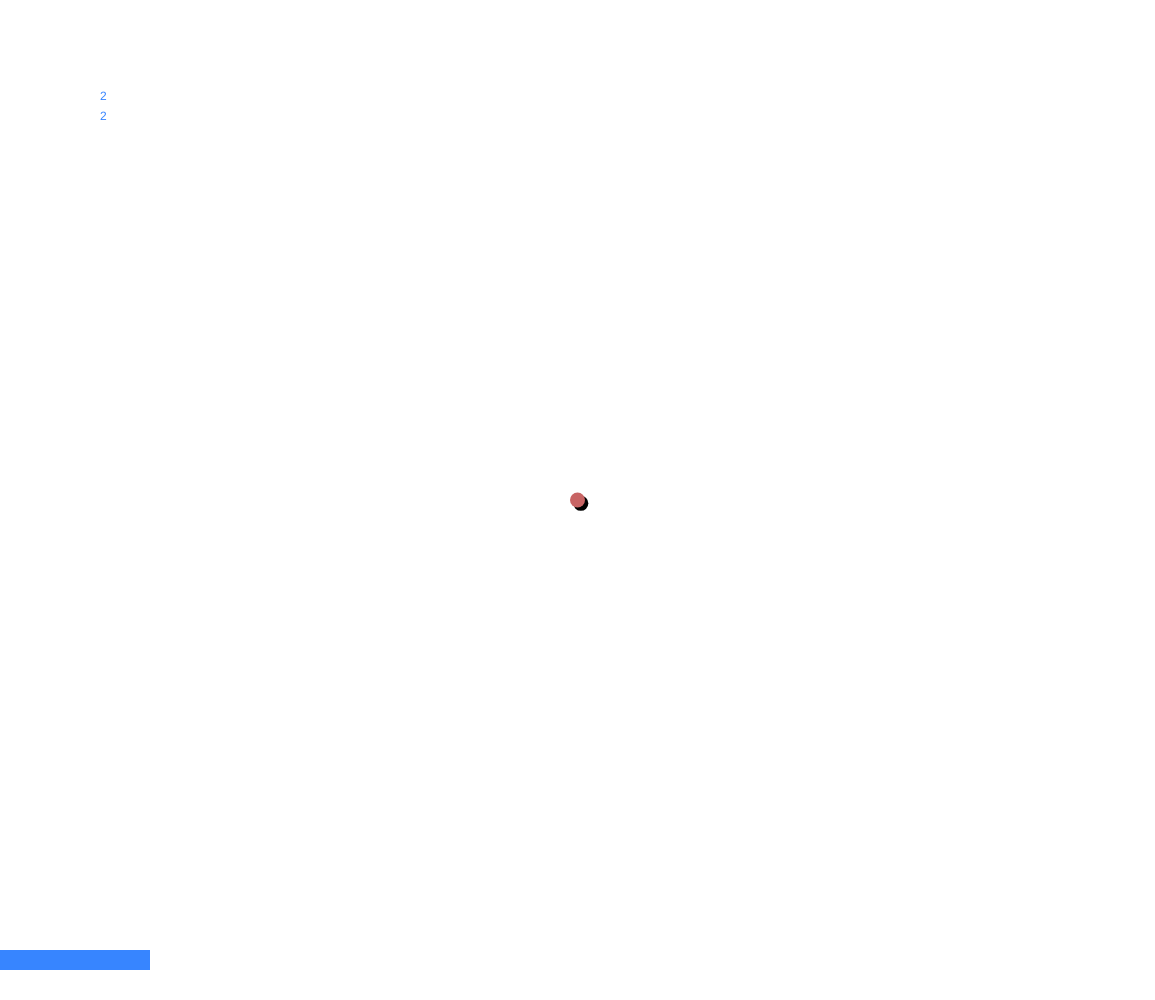
Frame 1 (no input)
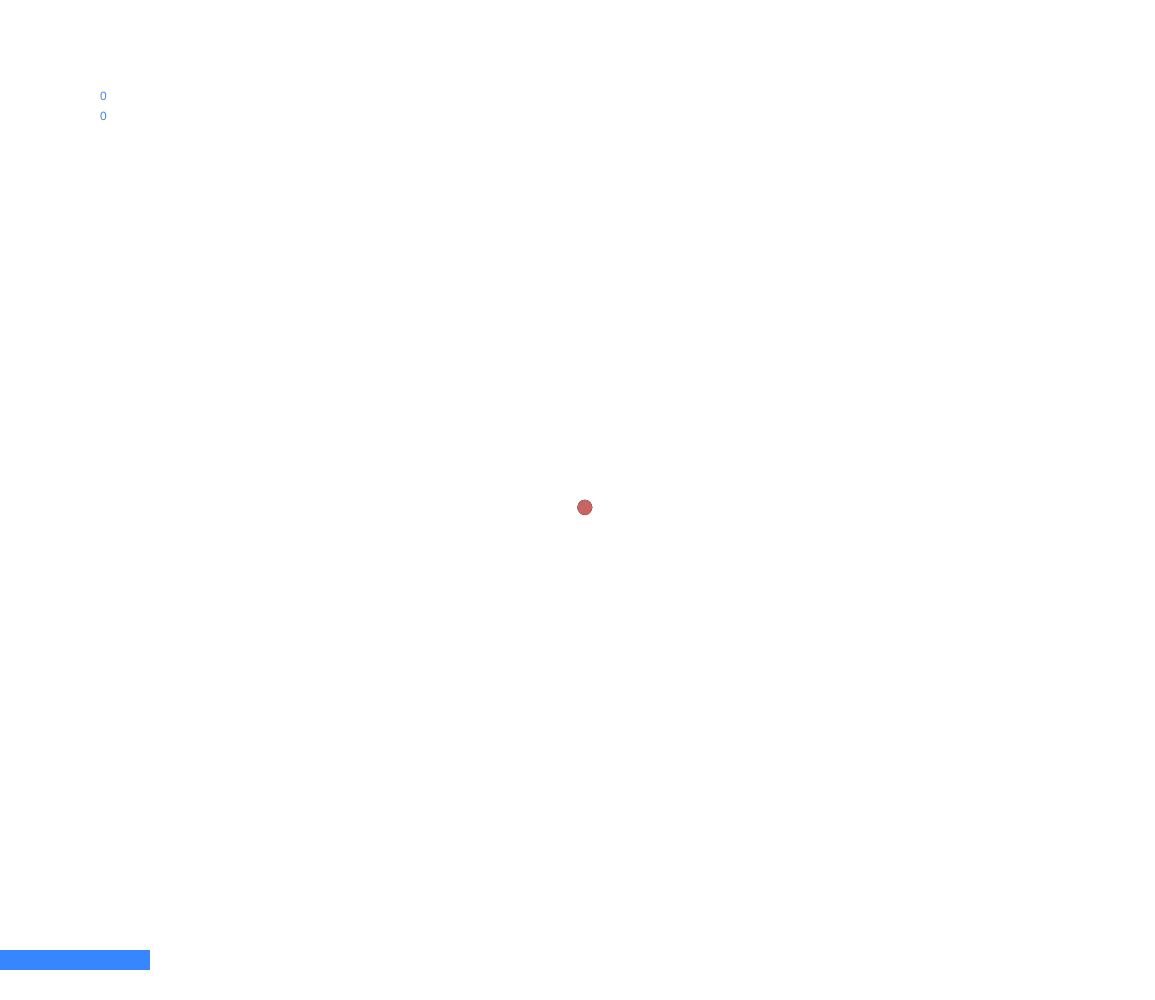
Frame 60 (no input)
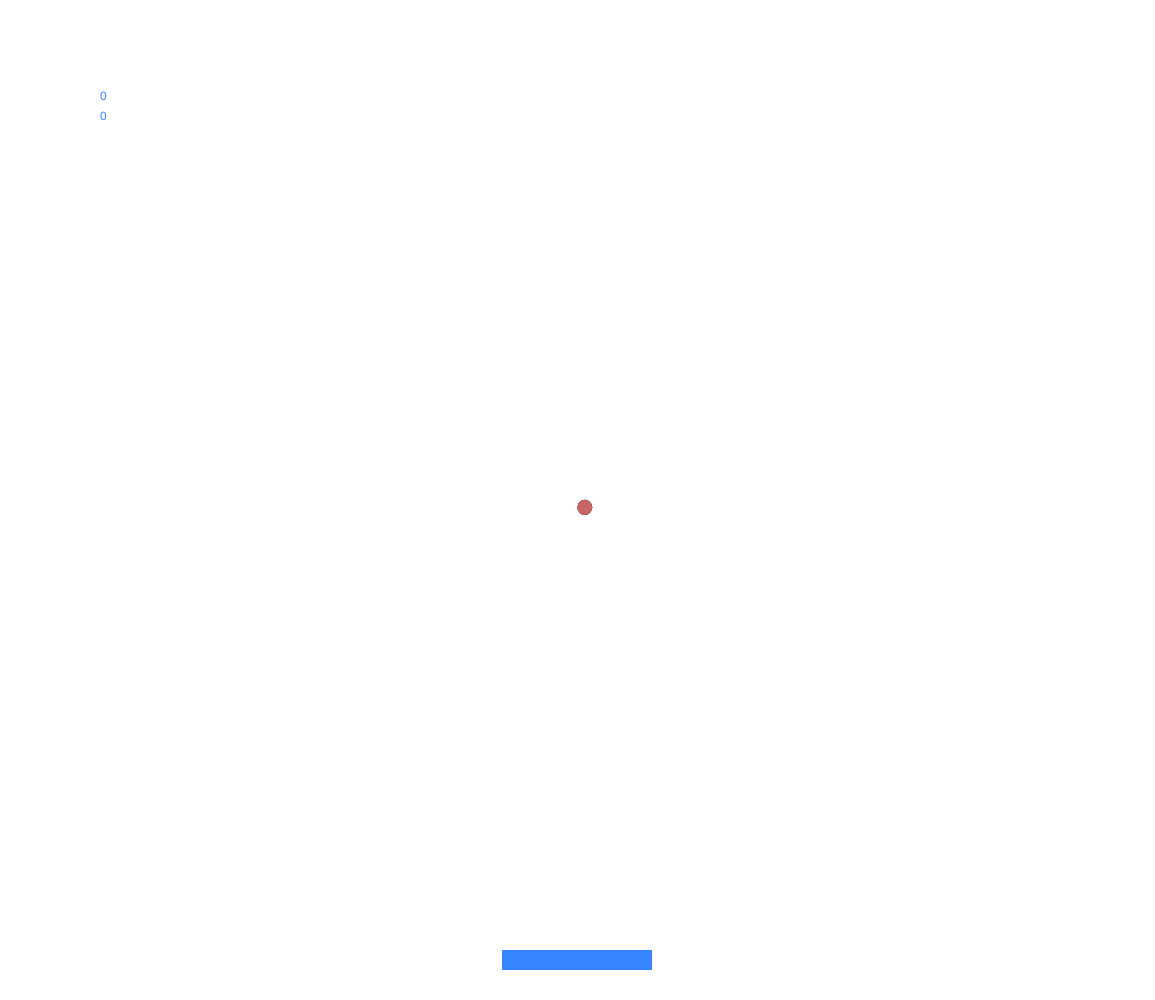
Frame 120 (the mouse pressed at the canvas centre since frame 60)

The p5.js sketch that drew these frames (run headless with seeded random() and noise() and a simulated clock; from frame 60 on, the mouse is pressed at the canvas centre):

// p5.js sketch
// ── sketch.js
let paddle
let ball


function setup() {
	// sidebar is 45px wide
	createCanvas(windowWidth - 45, windowHeight);

	frameRate(60)
	angleMode(DEGREES)

	paddle = new Paddle(width / 2, height - 50, 150, 20)
	ball = new Ball(width / 2, height / 2, 15, createVector(2, 2))
}

function draw() {
	background(255)
	let dt = 100 / frameRate()

	paddle.moveTo(Math.min(Math.max(paddle.halfWidth, mouseX), width - paddle.halfWidth))
	ball.checkBounds(0, 0, width, height)
	ball.checkPaddle(paddle)
	ball.update(dt)
	ball.draw()
	paddle.draw()
	text(ball.velVector.x, 100, 100)
	text(ball.velVector.y, 100, 120)
}

class Ball {
	constructor(posX, posY, radius, velocityVector) {
		this.pos = createVector(posX, posY)
		this.velVector = velocityVector
		this.accVector = createVector(0, 0)
		this.radius = radius
		this.prev = this.pos
	}

	applyForce(force = createVector(0, 0)) {
		this.accVector.add(force)
	}

	update(deltaTime) {
		this.prev = createVector(this.pos.x, this.pos.y)
		if (deltaTime < 1000) {
			this.velVector.add(this.accVector)
			this.pos.add(p5.Vector.mult(this.velVector, deltaTime))
			this.accVector = createVector(0, 0)
		}
	}

	checkPaddle(paddle = new Paddle) {
		let intersectPoint = intersect(this.prev.x, this.prev.y, this.pos.x, this.pos.y, paddle.left, paddle.y, paddle.right, paddle.y)
		console.log(this.prev.x, this.prev.y, this.pos.x, this.pos.y, paddle.left, paddle.y, paddle.right, paddle.y, intersectPoint);
		if (intersectPoint) {
			this.pos.y = intersectPoint.y - this.pos.y + intersectPoint.y
			let mag = this.velVector.mag()
			this.velVector = p5.Vector.fromAngle(radians(map(this.pos.x, paddle.left, paddle.right, 210, 330))).mult(Math.min(mag * 1.2, 7))
		}
	}

	checkBounds(boundCornerX, boundCornerY, boundWidth, boundHeight) {
		if (this.pos.x < boundCornerX) {
			this.pos.x += boundCornerX - (this.pos.x)
			this.velVector.x *= -1
		}
		if (this.pos.x > boundCornerX + boundWidth) {
			this.pos.x += (boundCornerX + boundWidth) - (this.pos.x)
			this.velVector.x *= -1
		}
		if (this.pos.y < boundCornerY) {
			this.pos.y += boundCornerY - (this.pos.y)
			this.velVector.y *= -1
		}
		if (this.pos.y > boundCornerY + boundHeight) {
			// this.pos.y += (boundCornerY + boundHeight) - (this.pos.y)
			// this.velVector.y *= -1
			this.velVector.mult(0)
		}
	}

	draw() {
		ellipseMode(CENTER)
		noStroke()
		fill(0)
		ellipse(this.pos.x, this.pos.y, this.radius)
		fill(200, 100, 100)
		ellipse(this.prev.x, this.prev.y, this.radius)

	}
}

class Brick {
	constructor(posX, posY, size, color, powerUp) {
		this.x = posX
		this.y = posY
		this.size = size
		this.color = color
		this.powerUp = powerUp
	}

	setDrawMode() {
		rectMode(CENTER)
		noStroke()
	}

	draw() {
		fill(color)
		rect(x, y, size * 2, size)
	}

	checkBounds(ball) {

	}
}

// line intercept math by Paul Bourke http://paulbourke.net/geometry/pointlineplane/
function intersect(x1, y1, x2, y2, x3, y3, x4, y4) {
	if ((x1 === x2 && y1 === y2) || (x3 === x4 && y3 === y4)) { // one of the lines is length 0
		return false
	}
	let denominator = (y4 - y3) * (x2 - x1) - (x4 - x3) * (y2 - y1)
	let ua = ((x4 - x3) * (y1 - y3) - (y4 - y3) * (x1 - x3)) / denominator
	let ub = ((x2 - x1) * (y1 - y3) - (y2 - y1) * (x1 - x3)) / denominator
	let x = x1 + ua * (x2 - x1)
	let y = y1 + ua * (y2 - y1)
	if (x === -Infinity || x === Infinity || y === -Infinity || y === Infinity) {
		return false
	}
	return createVector(x, y)
}


class PowerUp {
	constructor(type = powerTypes) {
		this.type = type
	}
}

const powerTypes = {
	paddle: {
		GROW: 'GROW',
		SHRINK: 'SHRINK',
		TINY: 'TINY',
		LASER: 'LASER',
		CATCHER: 'CATCHER',
		TILT: 'TILT',
	},
	ball: {
		SLOWER: 'SLOWER',
		FASTER: 'FASTER',
		BIG: 'BIG',
		TINY: 'TINY',
		FIRE: 'FIRE',
		UNSTOPPABLE: 'UNSTOPPABLE',
		SPLIT: 'SPLIT',
		EIGHT: 'EIGHT',
		ROAMING: 'ROAMING',
	},
	brick: {
		GROWEXPLOSION: 'GROWEXPLOSION',
		EXPLODE: 'EXPLODE',
		PUSHER: 'PUSHER',
		WEAKEN: 'WEAKEN',
	},
	player: {
		ONEUP: 'ONEUP',
		DIE: 'DIE',
	}
}

class Paddle {
	constructor(posX, posY, sizeX, sizeY) {
		this.x = posX
		this.y = posY
		this.width = sizeX
		this.height = sizeY
		this.halfWidth = this.width / 2
		this.halfHeight = this.height / 2
		this.left = this.x - this.halfWidth
		this.right = this.x + this.halfWidth
		this.bottom = this.y + this.height
	}

	moveTo(newX) {
		this.x = newX
		this.left = this.x - this.halfWidth
		this.right = this.x + this.halfWidth
	}

	draw() {
		rectMode(CENTER)
		fill(0, 100, 255, 200)
		noStroke()
		rect(this.x, this.y + this.halfHeight, this.width, this.height)
	}
}
